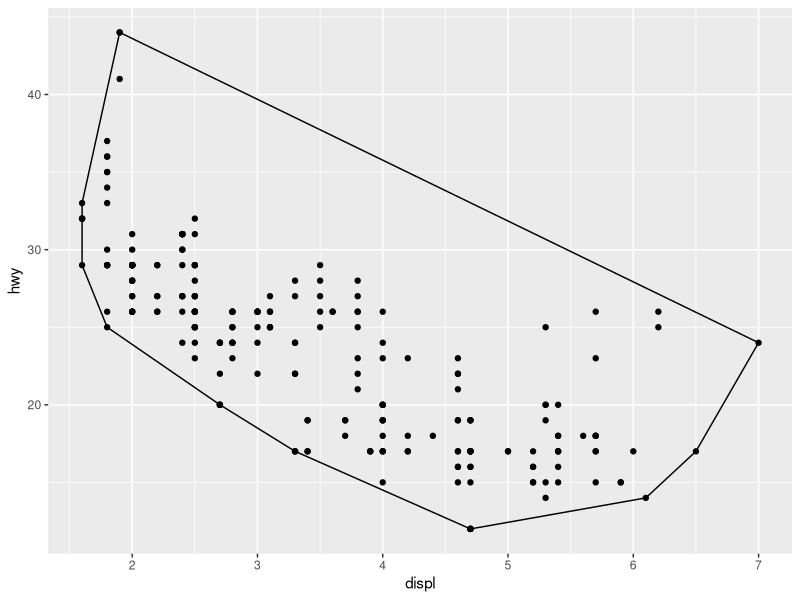
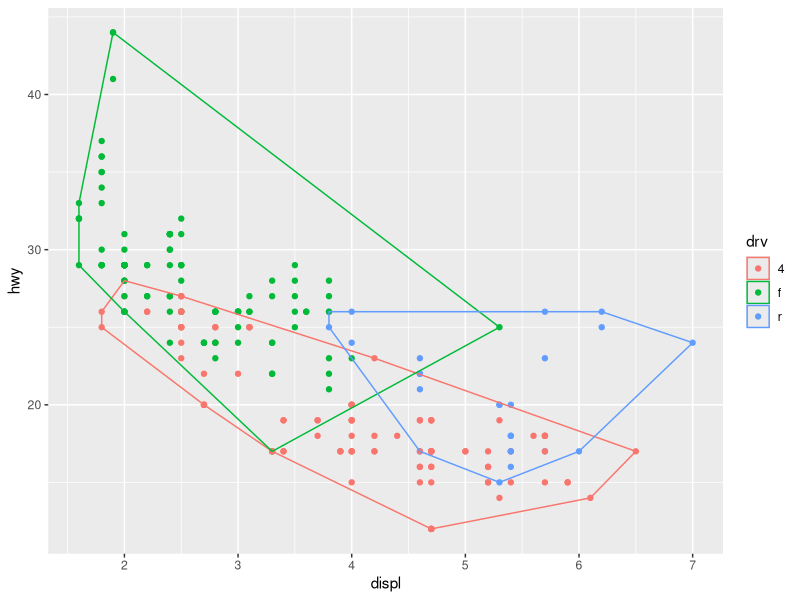
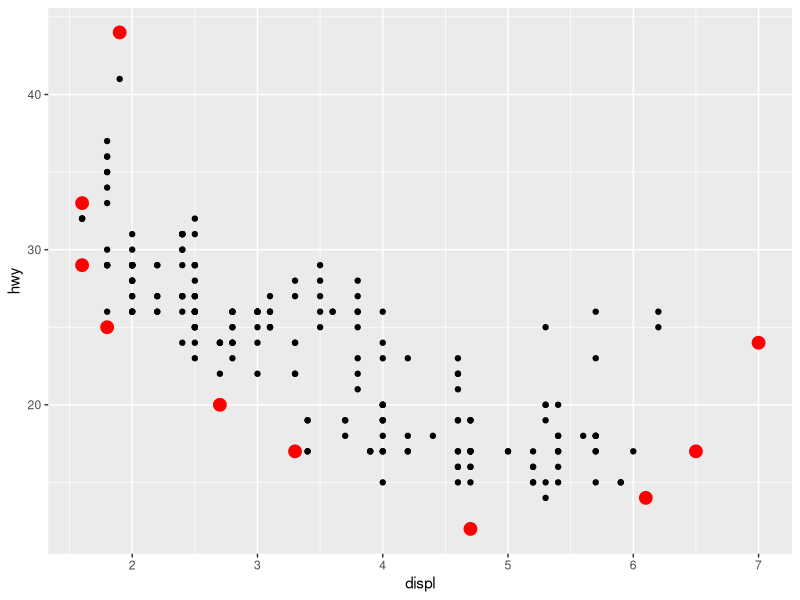
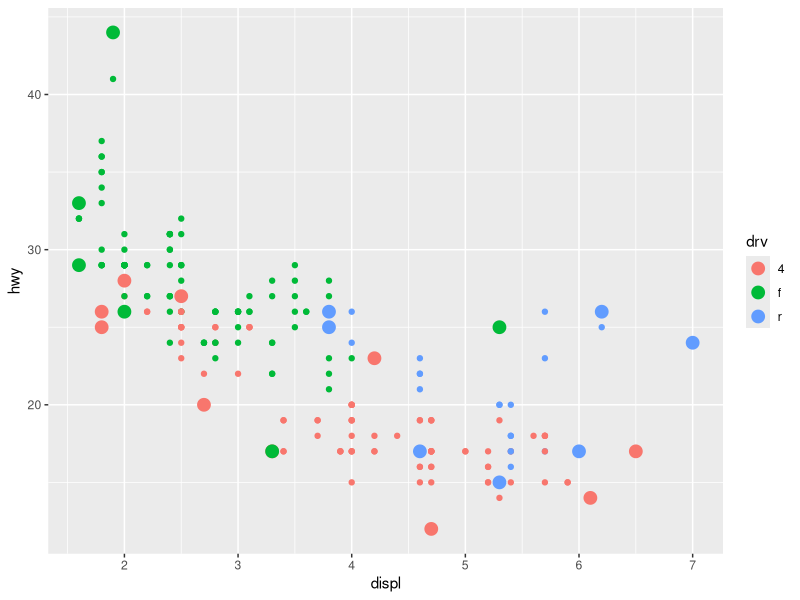
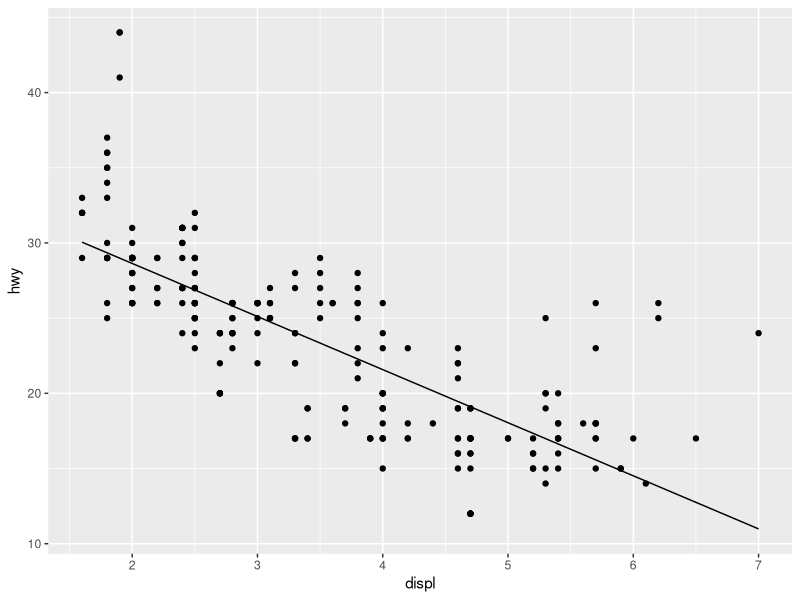
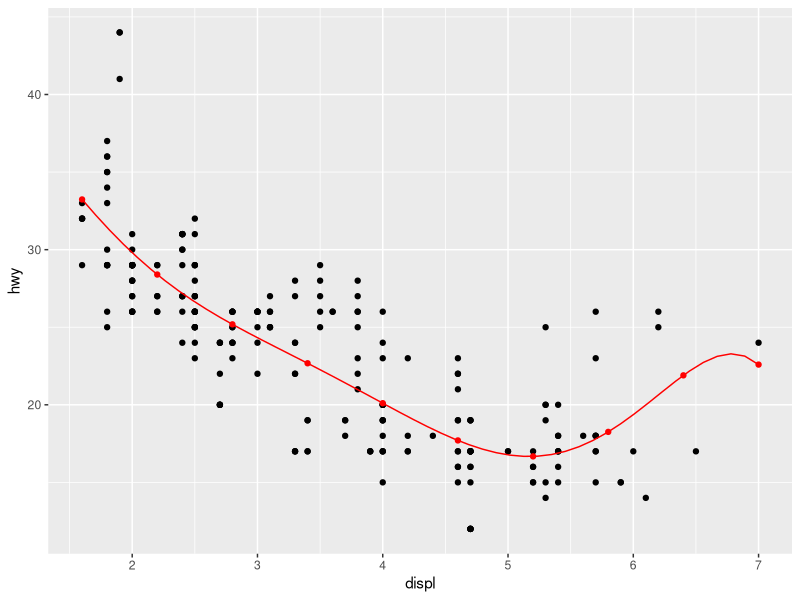
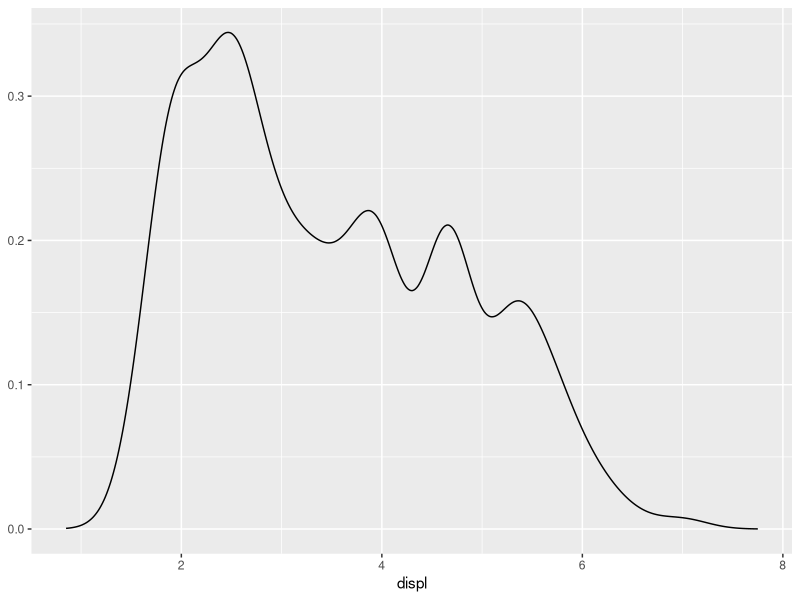
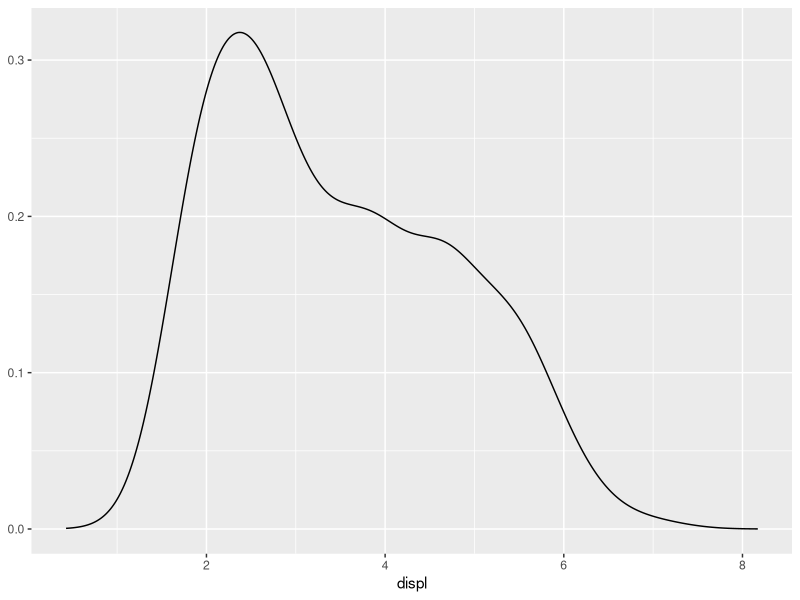

Here is the R script that generated these plots, in order:
## ---- chunk 1
knitr::opts_chunk$set(echo = TRUE, warning = FALSE, message = FALSE, collapse = TRUE)
## ---- chunk 2
# If ggplot2 package is not installed
# install.packages("ggplot2")
library(ggplot2)
## ---- chunk 3

A <- ggplot2::ggproto("_class" = "MyClass", "_inherit" = NULL,
                       x = 1,
                       inc = function(self){
                           self$x <- self$x + 1
                       })

# Check the structure of the object
str(A)

# Visualize the value of x
A$x

# Increment & visualize x
A$inc()
A$x
## ---- chunk 4
# creation of a convex hull

# stat implementation
# (override) compute_group, called once per group
# (override) required_aes, aesthetics needed to render the geom

StatConvexHull <- ggproto("_class" = "StatConvexHull", "_inherit" = Stat, 
                          compute_group = function(data, scales){
                              data[chull(data$x, data$y),, drop = FALSE]
                          },
                          required_aes = c("x", "y"))

# Implement the relevant stat_* function
# The function creates a new layer using the layer function

stat_convexHull <- function(geom = "polygon", data = NULL, mapping = NULL, 
                            position = "identity", na.rm = F, inherit.aes = TRUE, show.legend = NA,
                            ...){
    
    layer(geom = geom, stat = StatConvexHull, 
          data = data, mapping = mapping, position = position, 
          inherit.aes = inherit.aes, show.legend = show.legend,
          params = list(na.rm = na.rm, ...))
}

ggplot(data = mpg, mapping = aes(x = displ, y = hwy)) + 
    geom_point() +
    stat_convexHull(fill = NA, colour = "black")

ggplot(data = mpg, mapping = aes(x = displ, y = hwy, colour = drv)) + 
    geom_point() +
    stat_convexHull(fill = NA)

ggplot(data = mpg, mapping = aes(x = displ, y = hwy)) + 
    geom_point() +
    stat_convexHull(geom = "point", size = 4, colour = "red")

ggplot(data = mpg, mapping = aes(x = displ, y = hwy, colour = drv)) + 
    geom_point() +
    stat_convexHull(geom = "point", size = 4)

## ---- chunk 5
# creation of a simple version of geom_smooth

StatLm <- ggproto("_class" = "StatLm", "_inherit" = Stat,
                  
                  compute_group = function(data, scales, n = 100, formula = y ~x){
                      rng <- range(data$x, na.rm = T)
                      grid <- data.frame(x = seq(rng[1], rng[2], length = n))
                      
                      mod <- lm(formula, data = data)
                      grid$y <- predict(object = mod, newdata = grid)
                      grid
                  },
                  
                  required_aes = c("x", "y")
                  )

stat_lm <- function(mapping = NULL, data = NULL, geom = "line",
                    position = "identity", na.rm = F, show.legend = NA,
                    inherit.aes = T, n = 50, formula = y ~ x, ...){
    
    layer(stat = StatLm, data = data, mapping = mapping, geom = geom, position = position, 
          show.legend = show.legend, inherit.aes = inherit.aes, 
          params = list(n = n, formula = formula, na.rm = na.rm, ...))
    
}

ggplot(data = mpg, mapping = aes(x = displ, y = hwy)) +
    geom_point() +
    stat_lm()

ggplot(data = mpg, mapping = aes(x = displ, y = hwy)) +
    geom_point() +
    stat_lm(formula = y ~ poly(x, 6), colour = "red")  +
    stat_lm(formula = y ~ poly(x, 6), geom = "point", n = 10, colour = "red")


## ---- chunk 6

StatDensityCommon <- ggproto("_class" = "StatDensityCommon", "_inherit" = Stat,
                             required_aes = "x",
                             setup_params = function(data, params){
                                 print("Running set_up....")
                                 if(!is.null(params$bandwidth)) return(params)
                                 
                                 xs <- split(data$x, data$group)
                                 bws <- vapply(xs, bw.nrd0, numeric(1))
                                 bw <- mean(bws)
                                 message("Picking bandwidth of ", signif(bw, 3))
                                 
                                 params$bandwidth <- bw
                                 print("End set_up....")
                                 params
                                 
                             },
                             
                             compute_group = function(data, scales, bandwidth = 1){
                                 print(paste("Running compute_group [", unique(data$group), "] ..."))
                                 str(data)
                                 print(bandwidth)
                                 d <- density(data$x,bandwidth)
                                 print("End compute_group....")
                                 data.frame(x = d$x, y = d$y)
                             })

stat_densityCommon <- function(data = NULL, mapping = NULL, geom = "line",
                               position = "identity", na.rm = FALSE, show.legend = NA,
                               inherit.aes = T, bandwidth = NULL, ...){
    layer(geom = geom,  stat = StatDensityCommon, data = data, mapping = mapping, position = position,
          params = list(bandwidth = bandwidth, na.rm = na.rm, ...), inherit.aes = inherit.aes, show.legend = show.legend)
}

ggplot(data = mpg, mapping = aes(x = displ)) +
    stat_densityCommon(bandwidth = 0.25)

# Bandwidth is calculated from the data (once) 
ggplot(data = mpg, mapping = aes(x = displ)) +
    stat_densityCommon()


ggplot(data = mpg, mapping = aes(x = displ, colour = drv)) +
    stat_densityCommon()

## ---- chunk 7
StatDensityCommon <- ggproto("StatDensityCommonE", Stat, 
  required_aes = "x",
  default_aes = aes(y = ..density..),

  compute_group = function(data, scales, bandwidth = 1) {
    print(paste("Running compute_group [", unique(data$group), "] ..."))
    d <- density(data$x, bw = bandwidth)
    print(range(d$x))
    print(range(d$y))
    print("End compute_group....")
    data.frame(x = d$x, density = d$y)
  }  
)

ggplot(mpg, aes(displ, drv, colour = ..density..)) + 
  stat_densityCommon(bandwidth = 1, geom = "point")

# Using this stat with the area geom doesn’t work quite right. 
# The areas don’t stack on top of each other because each density 
# is computed independently, and the estimated xs don’t line up.
ggplot(mpg, aes(displ, fill = drv)) + 
  stat_densityCommon(bandwidth = 1, geom = "area", position = "stack")
## ---- chunk 8
StatDensityCommon <- ggproto("StatDensityCommonF", Stat, 
  required_aes = "x",
  default_aes = aes(y = ..density..),
  
  setup_params = function(data, params){
      print("Running set_up....")
      min <- min(data$x) - 3 * params$bandwidth
      max <- max(data$x) + 3 * params$bandwidth
      print(paste("min:", min, "- max:", max, "- bw:", params$bandwidth))
      print("End set_up....")
      list(
        bandwidth = params$bandwidth,
        min = min,
        max = max,
        na.rm = params$na.rm
      )
  },
  
  compute_group = function(data, scales, min, max, bandwidth = 1) {
    print(paste("Running compute_group [", unique(data$group), "] ..."))
    d <- density(data$x, bw = bandwidth, from = min, to = max)
    print(range(d$x))
    print(range(d$y))
    print("End compute_group....")
    data.frame(x = d$x, density = d$y)
  }  
)

ggplot(mpg, aes(displ, fill = drv)) + 
  stat_densityCommon(bandwidth = 0.75, geom = "area", position = "stack")

ggplot(mpg, aes(displ, drv, colour = ..density..)) + 
  stat_densityCommon(bandwidth = 1, geom = "point")

ggplot(mpg, aes(displ, drv, fill = ..density..)) + 
  stat_densityCommon(bandwidth = 1, geom = "raster")
## ---- chunk 9
sessionInfo()
